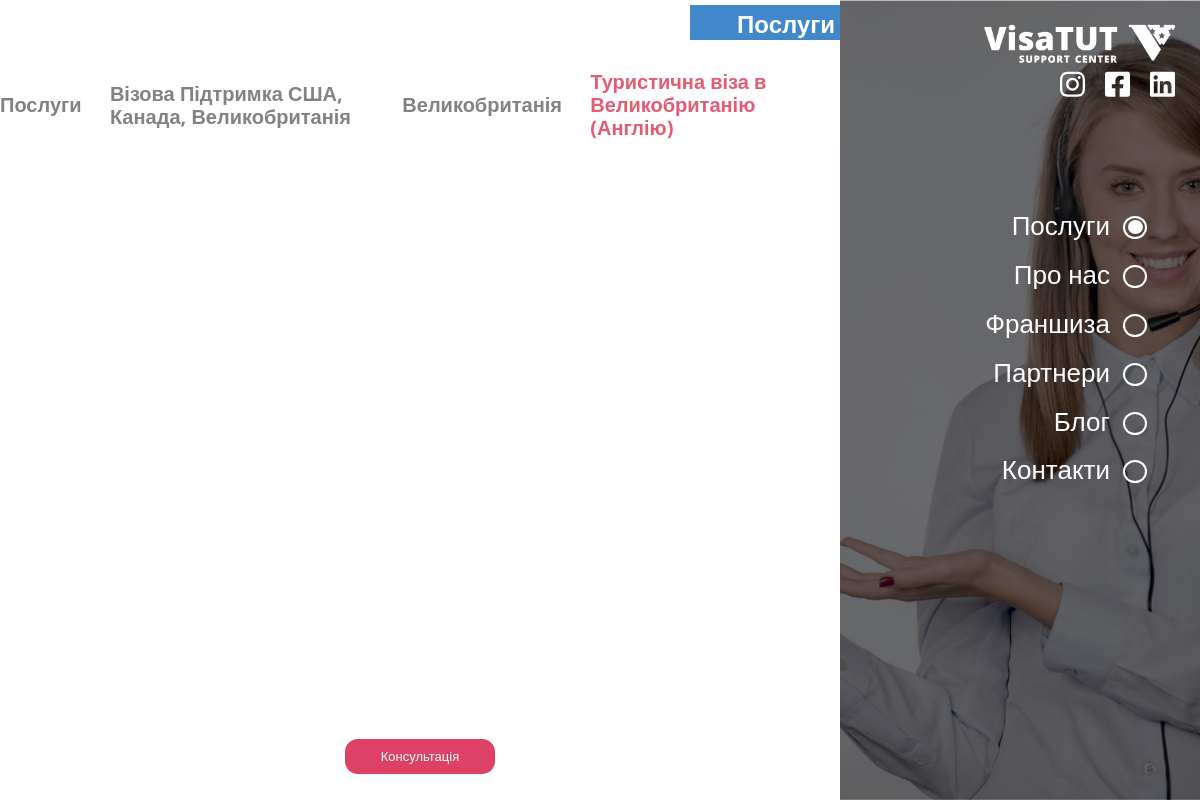
/service/9/2/23/, run on the app's committed database.
### project/service/models.py (models this page shows, shortened)
class ServiceCategory(models.Model):
    title     = models.CharField(verbose_name=('Назва'), max_length=255)
    thumbnail = models.ImageField(verbose_name=("Зображення"), blank=True, null=True, upload_to='service_category/')
    class Meta:
        verbose_name = ('Категорія сервісу')
        verbose_name_plural = ('Категорія сервісу')

class Country(models.Model):
    title      = models.CharField(verbose_name=("Назва"), max_length=255)
    thumbnail  = models.ImageField(verbose_name=("Зображення"), blank=True, null=True, upload_to='country/')
    categories = models.ManyToManyField(verbose_name=("Категорії"), to='service.ServiceCategory', related_name='countries', related_query_name='country', blank=False)
    class Meta:
        verbose_name = 'Країна'
        verbose_name_plural = 'Країни'

class Service(models.Model):
    title      = models.CharField(verbose_name=('Заголовок'), max_length=255)
    categories = models.ManyToManyField(verbose_name=("Категорії послуги"), to="service.ServiceCategory", related_name='services')
    countries  = models.ManyToManyField(verbose_name=("Країни"), to="service.Country",         related_name='services')
    header     = models.TextField(verbose_name=("Заголовок"), blank=True, null=True, max_length=1000)
    advantages = HTMLField(verbose_name=("Переваги"),            blank=True, null=True)
    procedure  = HTMLField(verbose_name=("Процедура відкриття"), blank=True, null=True)
    addition   = HTMLField(verbose_name=("Додаткові вимоги"),    blank=True, null=True)
    class Meta:
        verbose_name = 'Сервіс по країнах'
        verbose_name_plural = 'Сервіси по країнах'

### project/views.py (the view)
# urls.py: path('service/<country_pk>/<service_category_pk>/<post_id>/',     service,          name='service'),
def service(request, country_pk=None, service_category_pk=None, post_id=None):
    if country_pk:
        country             = Country.objects.get(pk=country_pk)
        country_services    = Service.objects.filter(countries__id__in=[country.id,])
    if service_category_pk:
        service_category     = ServiceCategory.objects.get(pk=service_category_pk)
    service   = Service.objects.get(id=post_id)
    title     = service.title
    page, created = Page.objects.get_or_create(
        code    = f"{request.META.get('PATH_INFO')}")
    if not page.title: title = service.title
    return render(request, 'service.html', locals())

### templates/service.html (shortened to what this page needs)
<!DOCTYPE html>
<html lang="en">
<head>
	<link rel="stylesheet" href="/static/css/style.css">
</head>
<body class="services_fixed">
	<div class="nav-bar">
		<a class="logo_link" href="#">
			<div class="logo-wrap">
				<img src="/static/img/logo.png" alt="">
			</div>
		</a>
		<div class="hidden_nav-bar">
			<div data-index="2" data-menuanchor="secondPage" class="hidden_name slide psevdo_link">
				<div class="psevdo_point">
					<div class="psevdo_sub-point psevdo_sub-point_active">
					</div>
				</div>
				<a href="#secondPage">
					Послуги
				</a>
			</div>
			<div data-index="3" data-menuanchor="3thPage" class="hidden_name slide psevdo_link">
				<div class="psevdo_point">
					<div class="psevdo_sub-point">
					</div>
				</div>
				<a href="#3thPage">
					Про нас
				</a>
			</div>
			<div data-index="4" data-menuanchor="4thpage" class="hidden_name slide psevdo_link">
				<div class="psevdo_point">
					<div class="psevdo_sub-point">
					</div>
				</div>
				<a href="#4thpage">
					Франшиза
				</a>
			</div>
			<div data-index="5" data-menuanchor="5thpage" class="hidden_name slide psevdo_link">
				<div class="psevdo_point">
					<div class="psevdo_sub-point">
					</div>
				</div>
				<a href="#5thpage">
					Партнери
				</a>
			</div>
			<div data-index="6" data-menuanchor="6thpage" class="hidden_name slide psevdo_link">
				<div class="psevdo_point">
					<div class="psevdo_sub-point">
					</div>
				</div>
				<a href="#6thpage">
					Блог
				</a>
			</div>
			<div data-index="7" data-menuanchor="7thpage" class="hidden_name slide psevdo_link">
				<div class="psevdo_point">
					<div class="psevdo_sub-point">
					</div>
				</div>
				<a href="#7thpage">
					Контакти
				</a>
			</div>
		</div>
		  <div class="sociate-block">
			<div class="sociate-prof">
			</div>
			<div class="sociate-prof">
			</div>
			<div class="sociate-prof">
			</div>
		</div>
	</div>
		<section id="sect2" class="sect_name section sect2 services2">
			<div class="default-block">
				<div class="default-content">
					<div class="main__title">
						<h1 class="title_name">
							Послуги
						</h1>
					</div>
					<div class="mini-navigation-block">
						<div data-nav="nav1" data-scheme="1" class="nav_name nav_name_link">
							Послуги
						</div>
						<div data-scheme="11" class="nav_name nav_name_link">
							{{service_category.title}}
						</div>
						<div class="nav_name">
							<a href="{% url 'services' service.categories.all.first.countries.all.first.pk service.categories.all.first.pk %}">
								{{ country.title }}
							</a>
						</div>
						<div class="nav_name nav_name_active">
							{{ service.title }}
						</div>
					</div>
					<div class="blog-block normalScroll">
					</div>
					<div class="header-btn form_consultation" data-src='#form_cons'>
						Консультація
					</div>
				</div>
				<div class="default-image default-image-1">
				</div>
			</div>
		</section>
</body>
</html>

### data on the page
ServiceCategory: title "Візова Підтримка США, Канада, Великобританія"
Country: title "Великобританія"
Service: title "Туристична віза в Великобританію (Англію)"
